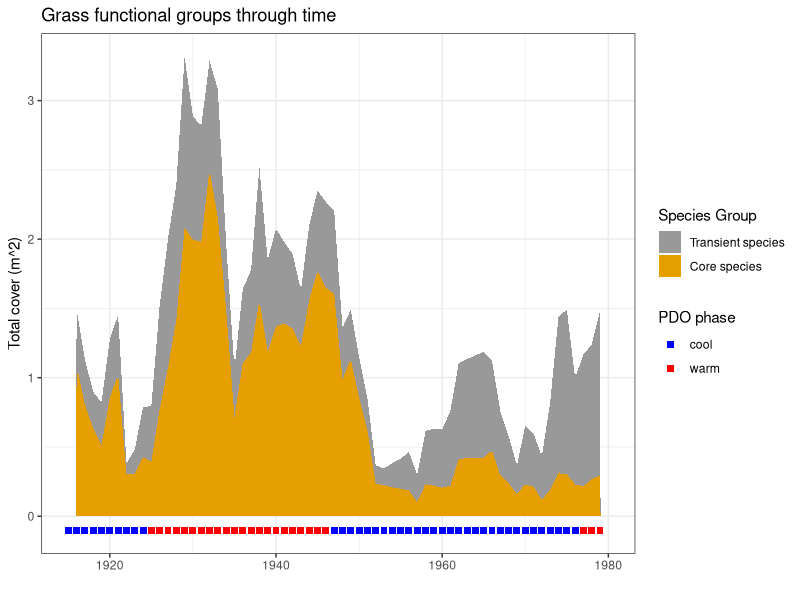
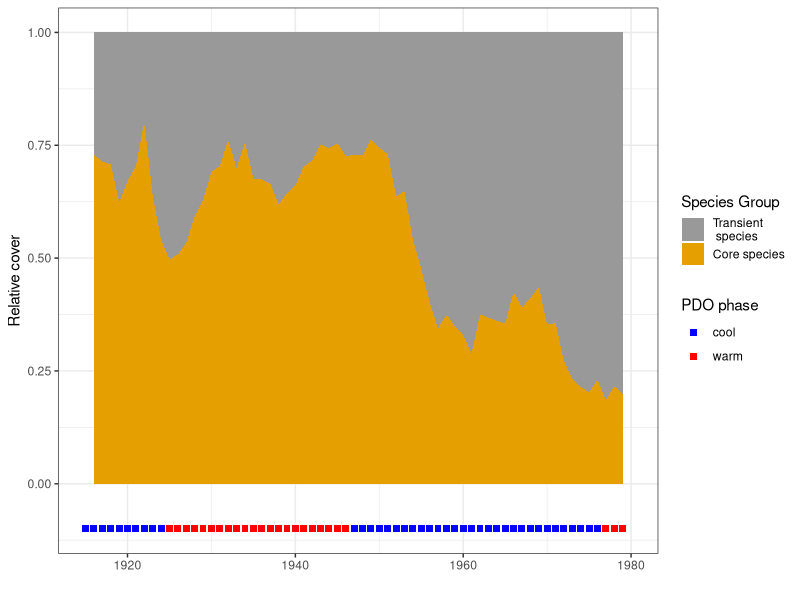
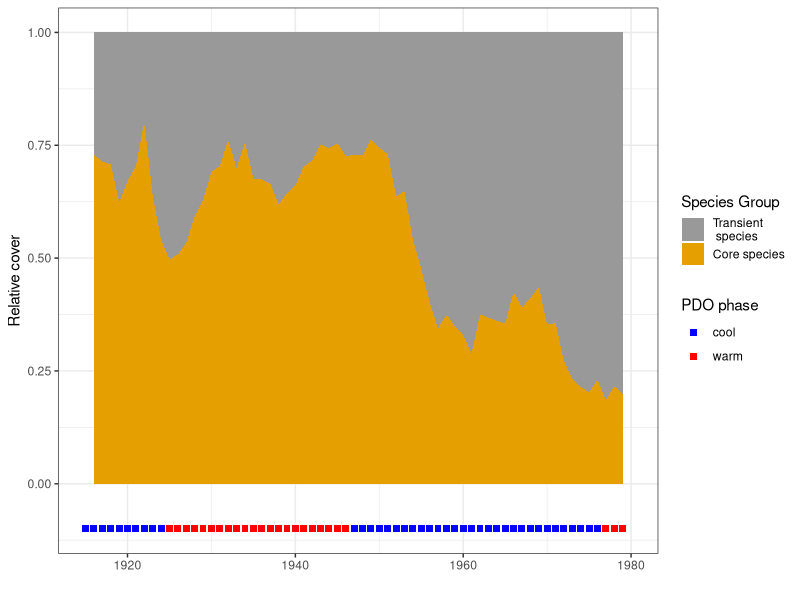

These charts were generated, in order, by the following R code:
#' plot grass species groupings timeseries
#' 
#' EMC 5/14/21
#' last update: 1/27/22

library(dplyr)
library(ggplot2)
library(ggpubr)

# colors for figures
cbPalette <- c("#999999", "#E69F00", "#56B4E9", "#009E73", "#F0E442", "#0072B2", "#D55E00", "#CC79A7")

all_grass_species = read.csv('data/grass_species_timeseries_imputed.csv')

# functional groupings
func_groups = read.csv('data/grass_species_functional_grouping.csv')

# ========================================================================
# group data by species functional groups

# merge with func_groups, get total by group and quadrat
yearly_grass_groups = all_grass_species %>%
  merge(func_groups, all.y=T) %>%
  group_by(project_year, quadrat, functional_group) %>%
  summarize(cover=sum(total_cover)) 

# get yearly sum
yearly_mean_groups = yearly_grass_groups %>%
  group_by(project_year, functional_group) %>%
  summarize(sum_cover = sum(cover))

# PDO time periods
pdophases = read.csv('data/PDO_phases_byyear.csv') %>%
  dplyr::filter(year %in% 1915:1979) %>%
  mutate(yint = rep(-0.1))

# Plot: mean grass species cover per quadrat per year
ts1 = dplyr::filter(yearly_mean_groups, project_year<1995)
ts2 = dplyr::filter(yearly_mean_groups, project_year>=1995)
grassgroups <- ggplot(ts1, aes(x=project_year)) +
  geom_area(aes(y=sum_cover, fill=functional_group), position=position_stack(reverse=T)) +
  xlim(1915,1980) +
  geom_point(data=pdophases, aes(x=year, y=yint, color = pdo_phase), size=2, shape=15) +
  labs(x = '',
       y='Total cover (m^2)',
       fill='Species Group',
       color='PDO phase',
       title='Grass functional groups through time') +
  #  ylim(0,.2) +
  scale_color_manual(values=c('blue','red')) +
  scale_fill_manual(values=cbPalette, breaks=c('transient','core'),labels=c('Transient species','Core species')) +
  theme_bw()
grassgroups
#ggsave('Figures/grass_func_groups_timeseries.png', plot=grassgroups, width=6, height=4)


# =============================================================
# relative cover of functional groups

totalcover = ts1 %>%
  group_by(project_year) %>%
  summarize(totalcover = sum(sum_cover))

relative_cover = merge(ts1, totalcover) %>%
  mutate(rel_cover = sum_cover/totalcover)


# what is the average dominant relative cover pre-1957 and after 1957
relative_cover %>% dplyr::filter(project_year<1957, functional_group=='core') %>% 
  summarize(meanrel = mean(rel_cover), min=min(rel_cover), max=max(rel_cover))
relative_cover %>% dplyr::filter(project_year>1957, functional_group=='core') %>%
  summarize(meanrel=mean(rel_cover), min=min(rel_cover), max=max(rel_cover))


grassgroups_relative <- ggplot(relative_cover) +
  geom_area(aes(x = project_year, y=rel_cover, fill=functional_group), stat='identity', position=position_stack(reverse=T)) +
  xlim(1915,1980) +
  geom_point(data=pdophases, aes(x=year, y=yint, color = pdo_phase), size=2, shape=15) +
  labs(x = '',
       y='Relative cover',
       fill='Species Group',
       color='PDO phase') +
  scale_color_manual(values=c('blue','red')) +
  scale_fill_manual(values=cbPalette, breaks=c('transient','core'),labels=c('Transient\n species','Core species')) +
  theme_bw()
grassgroups_relative
ggsave('Figures/grass_func_groups_timeseries_relative_cover.png', plot=grassgroups_relative, width=6, height=4)
